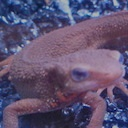

Recreate this plot in Python.
import cv2
import numpy as np
import lib3140
import matplotlib.pyplot as plt

if __name__ == '__main__':
    img = cv2.imread("Gasyori100knock/Question_31_40/imori.jpg")
    Y, Cb, Cr = lib3140.BGR2YCbCr(img)
    Y = 0.7 * Y
    out = lib3140.YCbCr2BGR(Y,Cb,Cr)
    cv2.imshow("imori", out)
    cv2.waitKey(0)
    cv2.imwrite("q31_40/039.jpg", out)
    cv2.destroyAllWindows()
